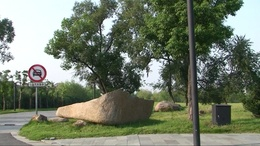
%> input picture image/test00.jpg, 260 x 146 px, shrunk from 960 x 540 before the run
$ octave PART3.m   (GNU Octave 9; MATLAB toolbox functions it lacks are replaced by stand-ins)
%> lines starting %> are read from the running program, lines starting %| are printed output that depends on the picture; in (x1, y1, x2, y2) boxes, pixels count from 0 and x2, y2 are one past the last pixel; in counts of white or black regions, pixels touching at a corner belong together; the program's own positions count from 1
clear;
clc;
addpath('.\Assignment2_A0186492R_YaoYuan\GCMex')
addpath('.\Assignment2_A0186492R_YaoYuan\image')

dis_min=0;
step=1e-4;
dis_max=0.01;
dis_num=1+(dis_max-dis_min)./step;
eta=0.05.*(dis_max-dis_min);
epsilon=50;
ws=10./(dis_max-dis_min);
sigma=10;

img_1=double(imread('.\Assignment2_A0186492R_YaoYuan\image\test00.jpg'));
img_2=double(imread('.\Assignment2_A0186492R_YaoYuan\image\test09.jpg'));
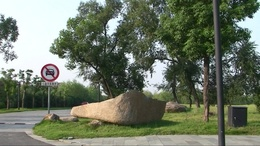
%> input picture image/test09.jpg, 260 x 146 px, shrunk from 960 x 540 before the run
[H, W, ~] = size(img_1);
%> H = 146; W = 260
N=H*W;
%> N = 37960
img_1_prime=reshape(img_1,1,N,3);

cameras=fopen('.\Assignment2_A0186492R_YaoYuan\image\cameras_PART3.txt','r');
camera_mat = fscanf(cameras, '%f %f %f', [3,Inf]);
fclose(cameras);
K_1=camera_mat(:,1:3)';
R_1=camera_mat(:,4:6)';
T_1=camera_mat(:,7);
K_2=camera_mat(:,8:10)';
R_2=camera_mat(:,11:13)';
T_2=camera_mat(:,14);

k=1;
for col = 1:W
    for row = 1:H
        n = (col-1)*H + row;
        if row < H
            i(k)=n;
            j(k)=n+1;
            k=k+1;
        end
        if row > 1
            i(k)=n;
            j(k)=n-1;
            k=k+1;
        end
        if col < W
            i(k)=n;
            j(k)=n+H;
            k=k+1;
        end
        if col > 1
            i(k)=n;
            j(k)=n-H;
            k=k+1;
        end
    end
end
%> after the loop, k = 151029
lambda=1./(sqrt(sum((img_1_prime(1,i,:)-img_1_prime(1,j,:)).^2,3))+epsilon);
prior=sparse(i,j,lambda);

nei=4.*ones(H,W);
nei(:,1)=3;
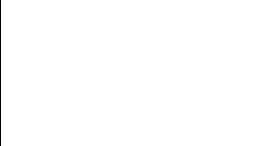
%> nei: size 146x260 double; values 3 (black) and 4 (white), 99.6% white; black in thin lines or dots, all inside (x1, y1, x2, y2) = (0, 0, 1, 146)
nei(:,end)=3;
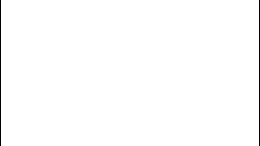
%> nei: size 146x260 double; values 3 (black) and 4 (white), 99.2% white; black in thin lines or dots
nei(1,:)=3;
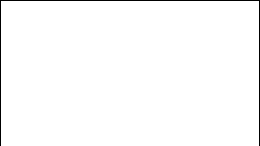
%> nei: size 146x260 double; values 3 (black) and 4 (white), 98.6% white; black in thin lines or dots
nei(end,:)=3;
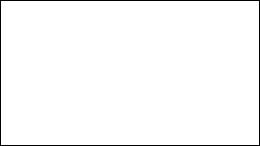
%> nei: size 146x260 double; values 3 (black) and 4 (white), 97.9% white; black in thin lines or dots
nei(1,1)=2;
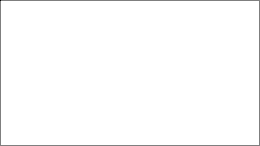
%> nei: size 146x260 double; under 0.01% of pixels changed, all inside (x1, y1, x2, y2) = (0, 0, 1, 1); drawn with min black and max white
nei(1,end)=2;
%> nei: size 146x260 double; under 0.01% of pixels changed, all inside (x1, y1, x2, y2) = (259, 0, 260, 1)
nei(end,1)=2;
%> nei: size 146x260 double; min 2, max 4, mean 3.98; mean of the top-left, top-right, bottom-left and bottom-right quarters 3.98, 3.98, 3.98, 3.98
nei(end,end)=2;
nei=reshape(nei,1,N);

u=nei./full(sum(prior));
lambda=ws.*lambda.*u(i);
pairwise=sparse(i,j,lambda);

[label_X, label_Y] = meshgrid(1:dis_num, 1:dis_num);
labelcost=min(step.*abs(label_X-label_Y), eta);

[X,Y]=meshgrid(1:W,1:H);
loc_1=[X(:)';Y(:)';ones(1,N)];
pix_1=impixel(img_1,loc_1(1,:),loc_1(2,:));
for dis=1:dis_num
    loc_2=K_2*R_2'*R_1/K_1*loc_1+(K_2*R_2'*(T_1 - T_2).*step.*(dis-1));
    loc_2=round(loc_2./loc_2(3,:));
%> (the run ends here)
